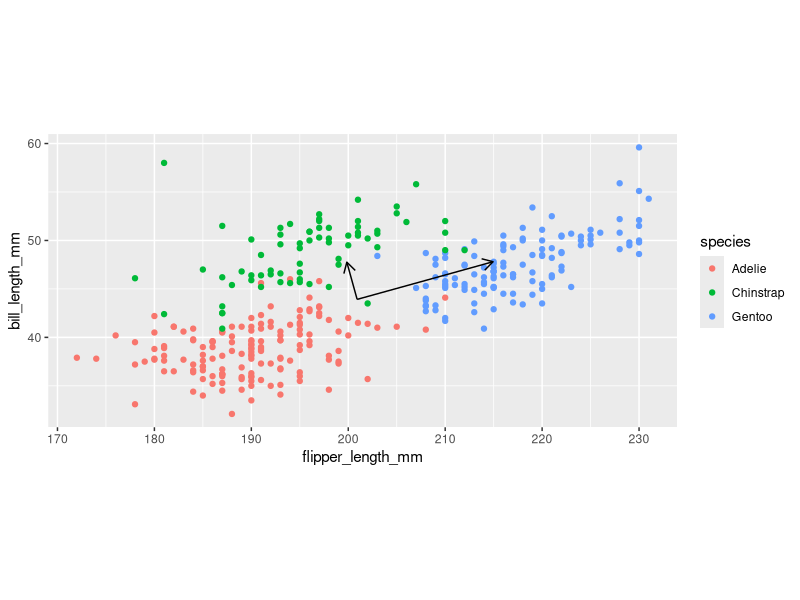
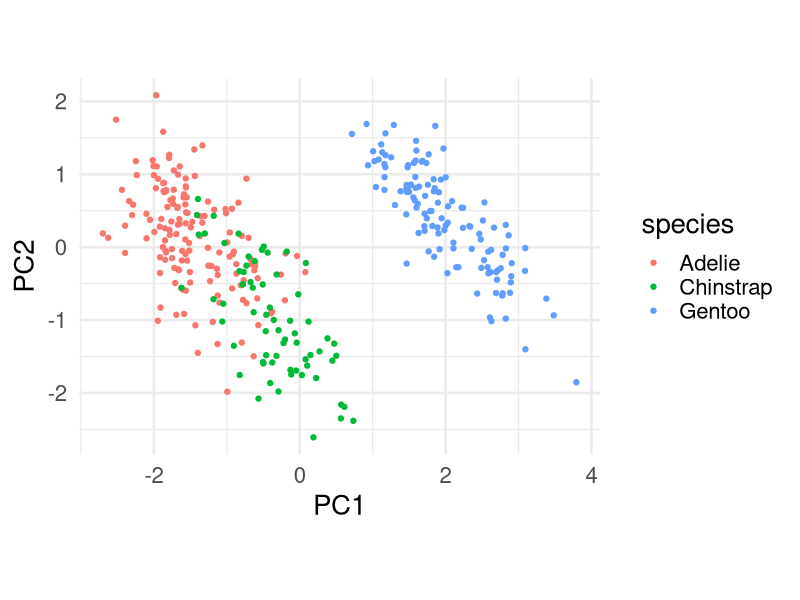
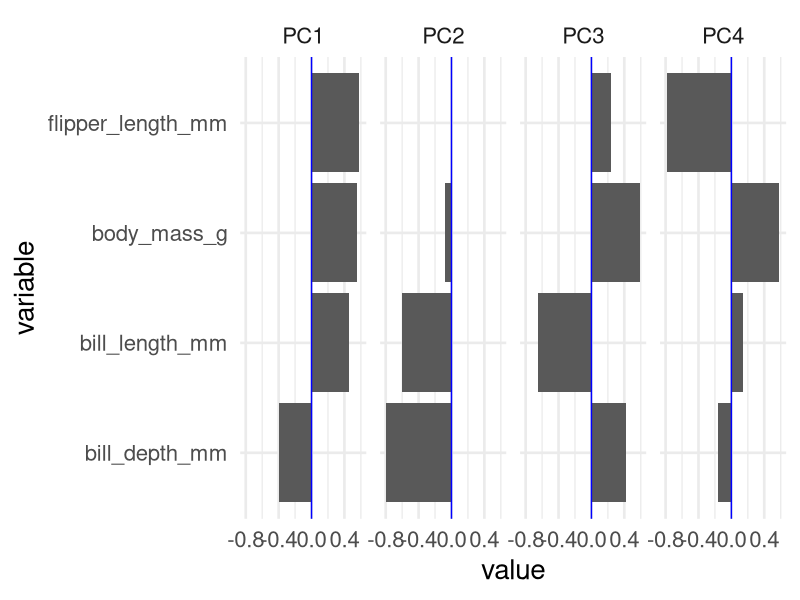
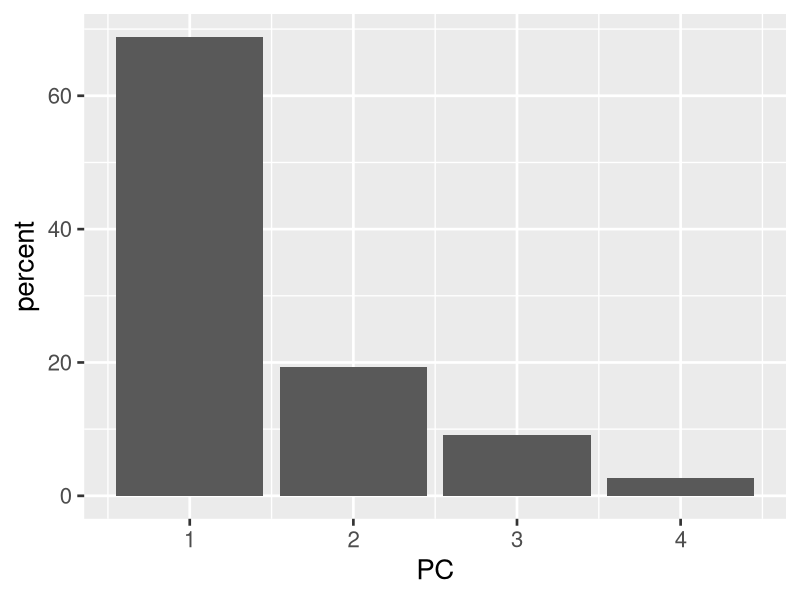
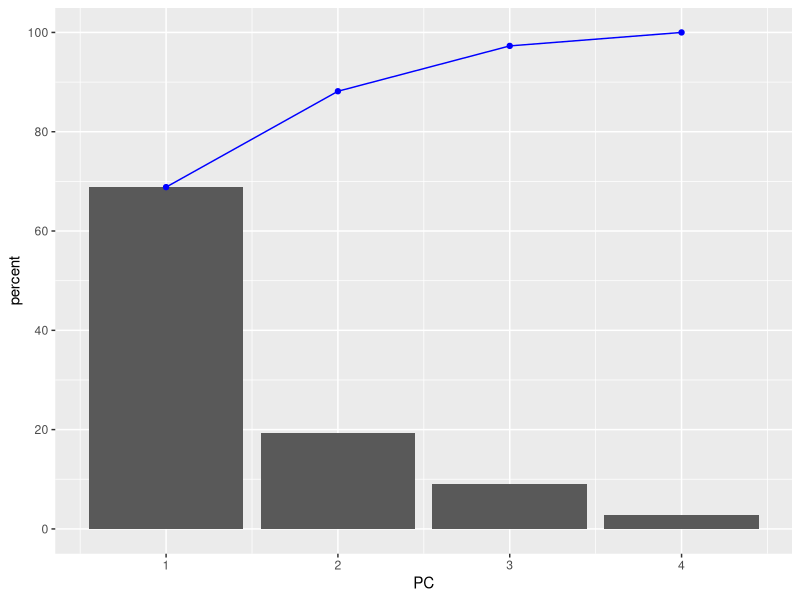
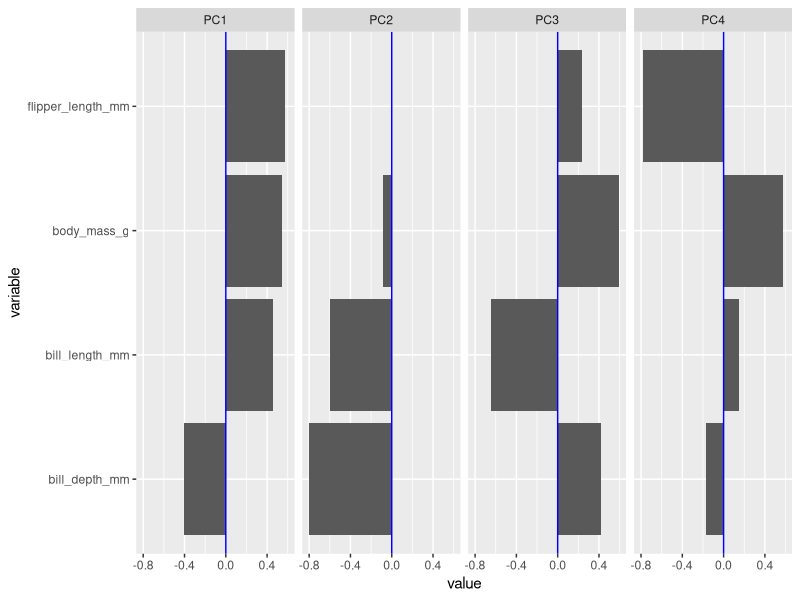
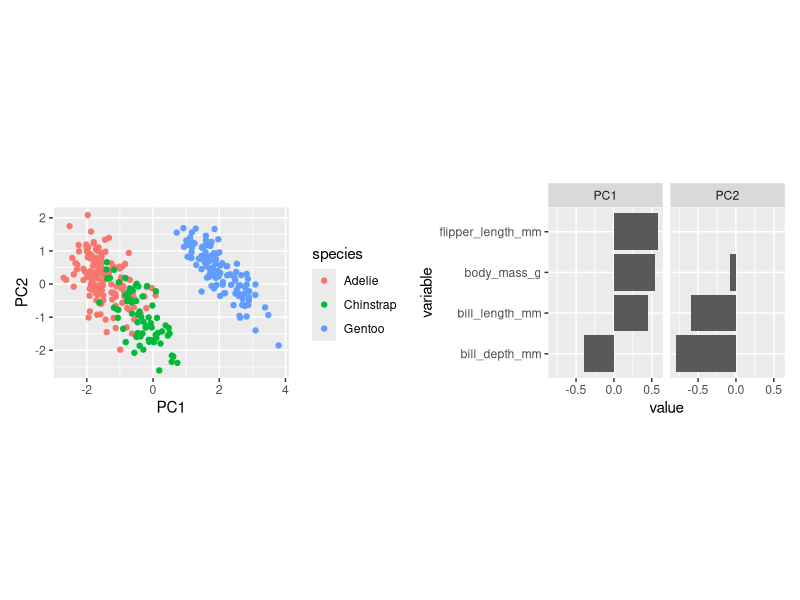
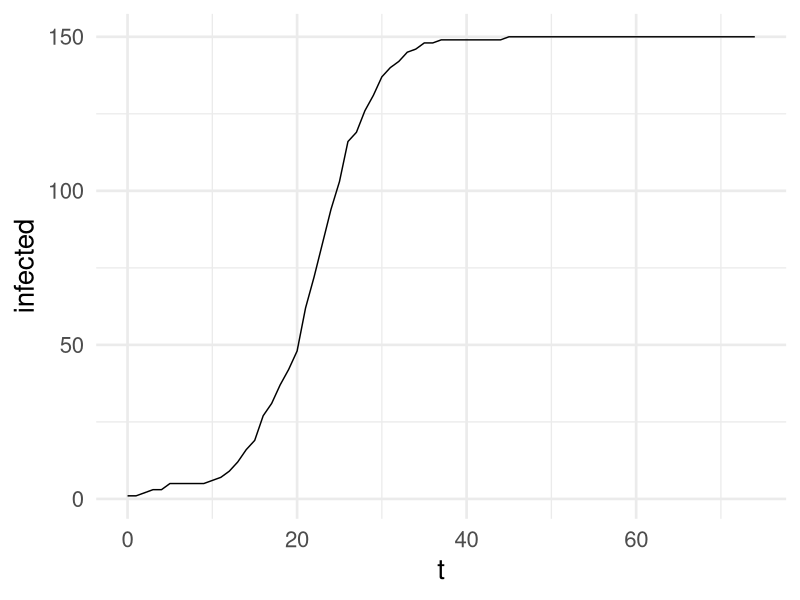

Here is the R script that generated these plots, in order:
## ---- chunk 1
#| echo: true

library(tidyverse)
library(palmerpenguins)
## ---- chunk 2
#| echo: true
peng <-
  penguins |>
  select(
    species,
    bill_length_mm,
    bill_depth_mm,
    flipper_length_mm,
    body_mass_g
  ) |>
  na.omit()
peng |> count(species)
## ---- chunk 3
#| fig-height: 4
#| echo: true
#| code-fold: true
pca1 <- peng |>
  select(flipper_length_mm, bill_length_mm) |>
  prcomp(~., data = _, scale = FALSE)
pca_vec <- t(pca1$rotation) |> as_tibble() # Vectors with x = flipper_length, y = bill_length
ggplot(peng) +
  geom_point(aes(x = flipper_length_mm, y = bill_length_mm, color = species)) +
  geom_segment(
    data = pca_vec,
    aes(
      x = mean(peng$flipper_length_mm),
      y = mean(peng$bill_length_mm),
      xend = c(pca1$sdev) * flipper_length_mm + mean(peng$flipper_length_mm),
      yend = c(pca1$sdev) * bill_length_mm + mean(peng$bill_length_mm)
    ),
    arrow = arrow(length = unit(0.3, "cm"))
  ) +
  coord_fixed()
## ---- chunk 4
#| echo: true
# prcomp can take a data frame with all numerical vectors as 1st argument
P <- peng |>
  select(flipper_length_mm, bill_length_mm) |>
  prcomp()
## ---- chunk 5
#| echo: true
P
## ---- chunk 6
#| echo: true
summary(P)
## ---- chunk 7
#| echo: true
P$sdev
## ---- chunk 8
#| echo: true
P$rotation
## ---- chunk 9
#| echo: true
P$center
## ---- chunk 10
#| echo: true
P$x
## ---- chunk 11
#| echo: true
peng_PCA <- peng |> select(-species) |> prcomp(scale = TRUE)
peng_PCA
## ---- chunk 12
#| echo: true
#| fig-height: 5
plotdata <- peng_PCA$x |>
  as_tibble() |>
  bind_cols(peng)
plotdata |>
  ggplot(aes(PC1, PC2, color = species)) +
  geom_point() +
  coord_fixed() +
  theme_minimal(base_size = 20)
## ---- chunk 13
#| echo: true
#| fig-height: 3
peng_PCA$rotation |>
  as_tibble(rownames = "variable") |>
  pivot_longer(starts_with("PC"), names_to = "PC", values_to = "value") |>
  ggplot(aes(value, variable)) +
  geom_col() +
  geom_vline(xintercept = 0, color = "blue") +
  facet_wrap(~PC, nrow = 1) +
  theme_minimal(base_size = 20)
## ---- chunk 14
#| echo: true
#| output-location: column
tibble(PC = 1:4, sdev = peng_PCA$sdev) |>
  mutate(percent = sdev^2 / sum(sdev^2) * 100) |>
  ggplot(aes(PC, percent)) +
  geom_col() +
  theme_grey(base_size = 20)
## ---- chunk 15
#| fig-height: 3
#| fig-width: 5
tibble(PC = 1:4, sdev = peng_PCA$sdev) |>
  mutate(percent = sdev^2 / sum(sdev^2) * 100, cum_percent = cumsum(percent)) |>
  ggplot(aes(PC, percent)) +
  geom_col() +
  geom_line(aes(y = cum_percent), color = "blue") +
  geom_point(aes(y = cum_percent), color = "blue") +
  scale_y_continuous(breaks = seq(0, 100, 20))
## ---- chunk 16
#| fig-height: 3
peng_PCA$rotation |>
  as_tibble(rownames = "variable") |>
  pivot_longer(starts_with("PC"), names_to = "PC", values_to = "value") |>
  ggplot(aes(value, variable)) +
  geom_col() +
  geom_vline(xintercept = 0, color = "blue") +
  facet_wrap(~PC, nrow = 1)
## ---- chunk 17
#| fig-height: 4

g1 <- plotdata |>
  ggplot(aes(PC1, PC2, color = species)) +
  geom_point() +
  coord_fixed()
g2 <- peng_PCA$rotation |>
  as_tibble(rownames = "variable") |>
  pivot_longer(starts_with("PC"), names_to = "PC", values_to = "value") |>
  filter(PC == "PC2" | PC == "PC1") |>
  ggplot(aes(value, variable)) +
  geom_col() +
  facet_wrap(~PC, nrow = 1)
library(patchwork)
g1 + g2
## ---- chunk 18
#| echo: true
#| output-location: column
N <- 150
beta <- 0.3
randomly_infect <- function(N, prob) { 
 runif(N) < prob 
 # Gives a logical vector of length N
 # where TRUE appears with probability beta
}
# Test
randomly_infect(N, beta) |> head() # First 6
## ---- chunk 19
#| echo: true
#| output-location: column
init <- rep("S",N) # All susceptible
init[1] <- "I" # Infect one individual
init |> head() # First 6
## ---- chunk 20
#| echo: true
#| output-location: column
tmax <- 75
sim_run <- list(init) # list with one element
# This list will collect the states of 
# all individuals over tmax time steps 
for (i in 2:tmax) {
 # Every agents has a contact with a random other
 contacts <- sample(sim_run[[i-1]], size = N)
 sim_run[[i]] <- if_else( # vectorised ifelse
  # conditions vector: contact is infected
  # and a random infection happens
  contacts == "I" & randomly_infect(N, beta), 
  true = "I", 
  false = sim_run[[i-1]]
  ) # otherwise state stays the same
}
sim_output <- tibble( # create tibble for ggplot
 # Compute a vector with length tmax 
 # with the count of "I" in sim_run list
 t = 0:(tmax-1), # times steps
 # count of infected and output a vector
 infected = sim_run |> map_dbl(\(x) sum(x == "I"))) 
sim_output |> 
 ggplot(aes(t,infected)) + geom_line() +
 theme_minimal(base_size = 20)
## ---- chunk 21
#| echo: true
#| output-location: column
N <- 10000
init <- rep("S",N) # All susceptible
init[1] <- "I" # Infect one individual
tmax <- 75
sim_run <- list(init) # list with one element
# This list will collect the states of 
# all individuals over tmax time steps 
for (i in 2:tmax) {
 # Every agents has a contact with a random other
 contacts <- sample(sim_run[[i-1]], size = N)
 sim_run[[i]] <- if_else( # vectorised ifelse
  # conditions vector: contact is infected
  # and a random infection happens
  contacts == "I" & randomly_infect(N, beta), 
  true = "I", 
  false = sim_run[[i-1]]
  ) # otherwise state stays the same
}
sim_output <- tibble( # create tibble for ggplot
 # Compute a vector with length tmax 
 # with the count of "I" in sim_run list
 t = 0:(tmax-1), # times steps
 # count of infected, notice map_dbl
 infected = map_dbl(sim_run, \(x) sum(x == "I"))) 
sim_output |> 
 ggplot(aes(t,infected)) + geom_line() +
 theme_minimal(base_size = 20)
## ---- chunk 22
#| echo: true
#| fig-height: 3
N <- 10000
I0 <- 1
beta <- 0.3
ggplot() + 
 geom_function( fun = function(t) N / (1 + (N/I0 - 1)*exp(-beta*t)) ) + 
 xlim(c(0,75))
## ---- chunk 23
#| echo: true
#| output-location: column
N <- 10000
I0 <- 1
dI <- function(I,N,b) b*I*(N - I)/N
beta <- 0.3
dt <- 1 # time increment, 
# supposed to be infinitesimally small
tmax <- 75
t <- seq(0,tmax,dt) 
# this is the vector of timesteps
It <- I0 # this will become the vector 
# of the number infected I(t) over time
for (i in 2:length(t)) { 
 # We iterate over the vector of time steps 
 # and incrementally compute It
 It[i] = It[i-1] + dt * dI(It[i-1], N, beta) 
 # This is called Euler's method
}
tibble(t, It) |> ggplot(aes(t,It)) + 
 geom_line(color = "red") + 
 geom_function( 
  fun = function(t) N / (1 + (N/I0 - 1)*exp(-beta*t)), color = "blue") + 
 # In blue: Analytical solution for comparison
 theme_minimal(base_size = 20)
## ---- chunk 24
#| echo: true
#| output-location: column
N <- 10000
I0 <- 1
dI <- function(I,N,b) b*I*(N - I)/N
beta <- 0.3
dt <- 0.05 # time increment, 
# supposed to be infinitesimally small
tmax <- 75
t <- seq(0,tmax,dt) 
# this is the vector of timesteps
It <- I0 # this will become the vector 
# of the number infected I(t) over time
for (i in 2:length(t)) { 
 # We iterate over the vector of time steps 
 # and incrementally compute It
 It[i] = It[i-1] + dt * dI(It[i-1], N, beta) 
 # This is called Euler's method
}
tibble(t, It) |> ggplot(aes(t,It)) + 
 geom_line(color = "red") +
 geom_function( 
  fun = function(t) N / (1 + (N/I0 - 1)*exp(-beta*t)), color = "blue") + 
 # In blue: Analytical solution for comparison
 theme_minimal(base_size = 20)
## ---- chunk 25
#| echo: true
x <- c(1,2,4,5,5,3,0)
diff(x)
## ---- chunk 26
#| echo: true
x - lag(x)
## ---- chunk 27
#| echo: true
#| fig-height: 2
g1 <- sim_output |> ggplot(aes(x = t)) + geom_line(aes(y = infected))
g1
g2 <- sim_output |> 
 mutate(derivative_infected = infected - lag(infected)) |> 
 ggplot(aes(x = t)) + geom_line(aes(y = derivative_infected))
g2
## ---- chunk 28
#| echo: true
#| fig-height: 2
g3 <- sim_output |> 
 mutate(derivative_infected = infected - lag(infected),
        derivative2_infected = derivative_infected - lag(derivative_infected)) |> 
 ggplot(aes(x = t)) + geom_line(aes(y = derivative2_infected))
g3
## ---- chunk 29
#| fig-height: 3
library(patchwork)
g1 + g2 + g3
## ---- chunk 30
#| echo: true
x <- c(1,2,4,5,5,3,0)
cumsum(x)
## ---- chunk 31
#| echo: true
f <- c(1,2,4,5,5,3,0)
antiderivative <- cumsum(f)
antiderivative
diff(c(0, antiderivative)) 
# We have to put 0 before to regain the full vector
derivative <- diff(f)
derivative
cumsum(c(1,derivative)) 
# We have to put in the first value (here 1) 
# manually because it was lost during the diff
